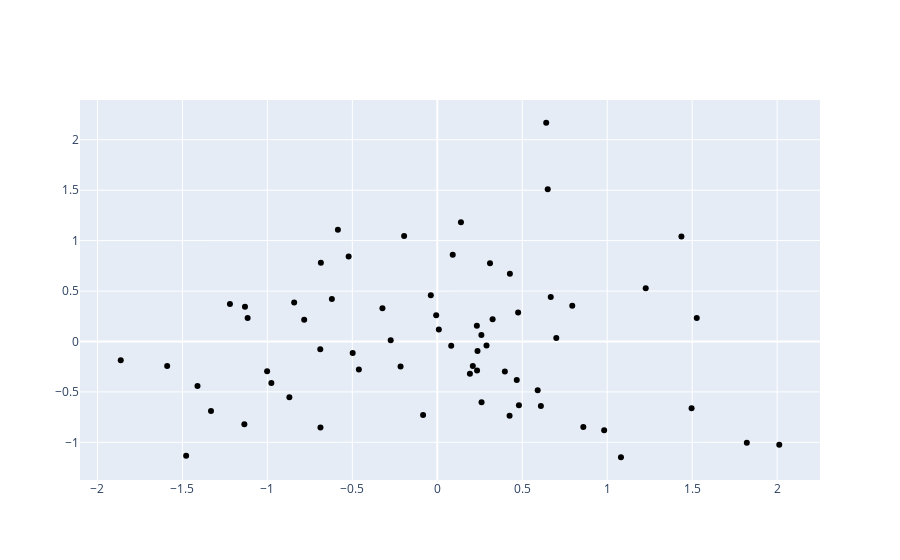

The notebook cell this image was saved under:
### Code cell
comps, cluster_4_pca = pca_clust(clust_4, player_4)
comps.sort_values('Component 2')

### Figure 1 — Plotly figure (JSON) as saved in the notebook; plotly's stock layout.template omitted (floating-point values rounded to 4 significant figures)
{"data": [{"customdata": ["Robert Williams III", "Zeke Nnaji", "Nic Claxton", "Bam Adebayo", "Moritz Wagner", "Giannis Antetokounmpo", "Maxi Kleber", "Robert Covington", "Romeo Langford", "Anthony Davis", "Otto Porter Jr.", "JaMychal Green", "Marvin Bagley III", "P.J. Washington", "Obi Toppin", "Josh Giddey", "Alekesej Pokusevski", "Rudy Gobert", "Brandon Clarke", "Rui Hachimura", "Jalen Smith", "Mo Bamba", "John Collins", "Draymond Green", "Bobby Portis", "Carmelo Anthony", "Jaxson Hayes", "Chris Boucher", "Rudy Gay", "Keita Bates-Diop", "Dean Wade", "Danilo Gallinari", "Al Horford", "Evan Mobley", "Wendell Carter Jr.", "Jaden McDaniels", "Derrick Jones Jr.", "Kevin Love", "Jaren Jackson Jr.", "James Johnson", "Chimezie Metu", "Chuma Okeke", "Kyle Anderson", "Jonathan Kuminga", "Nassir Little", "Scottie Barnes", "Luke Kennard", "Kessler Edwards", "LeBron James", "Kenyon Martin Jr.", "Christian Wood", "Georges Niang", "Lamar Stevens", "Julius Randle", "Jeff Green", "Lauri Markkanen", "Luka Doncic", "Darius Bazley", "Pascal Siakam", "Tobias Harris", "Kyle Kuzma", "Grant Williams", "Cade Cunningham", "Deni Avdija", "Terry Taylor"], "hoverinfo": "skip", "hovertemplate": "Player: %{customdata}<br><extra></extra>", "marker": {"color": "black"}, "mode": "markers", "name": "Cluster 0", "type": "scatter", "x": [-0.2742, -0.6888, -1.132, 0.09075, 0.009009, -0.7833, -0.08376, 0.6409, 1.497, -0.6853, 0.4272, -0.5218, -1.136, -0.1954, -0.2163, 0.1919, -0.3229, -1.863, -0.6206, 0.5908, -1.478, -1.59, -1.411, 0.1391, -0.8424, 0.3975, 0.2327, -1.22, -0.03821, 0.3255, 0.4756, 0.6096, 0.4253, -0.498, -0.9767, 1.527, 0.3101, -1.332, 0.7943, 0.7003, -0.5851, 1.437, 0.6498, 0.2339, 0.8592, 0.6676, 2.012, 0.209, 0.2594, 0.982, -1.002, 1.822, 0.08181, -0.8706, 1.081, 0.2366, -0.006636, -0.4618, 0.2896, 0.2604, -0.6876, 0.4676, 1.227, -1.116, 0.4803], "y": [0.01163, -0.07805, 0.3432, 0.8594, 0.1191, 0.2155, -0.729, 2.169, -0.6631, 0.7817, 0.6718, 0.8415, -0.8198, 1.045, -0.2474, -0.3204, 0.3295, -0.1862, 0.4214, -0.4832, -1.134, -0.244, -0.4406, 1.182, 0.3855, -0.2975, 0.1549, 0.3722, 0.4592, 0.2195, 0.2875, -0.6401, -0.737, -0.1155, -0.4107, 0.2321, 0.7753, -0.6896, 0.3552, 0.03373, 1.108, 1.04, 1.509, -0.2889, -0.8485, 0.4407, -1.023, -0.2429, 0.06318, -0.8814, -0.2946, -1.005, -0.04339, -0.5522, -1.148, -0.09546, 0.2599, -0.2775, -0.04004, -0.603, -0.8523, -0.3827, 0.5265, 0.2339, -0.6322]}], "layout": {}}
